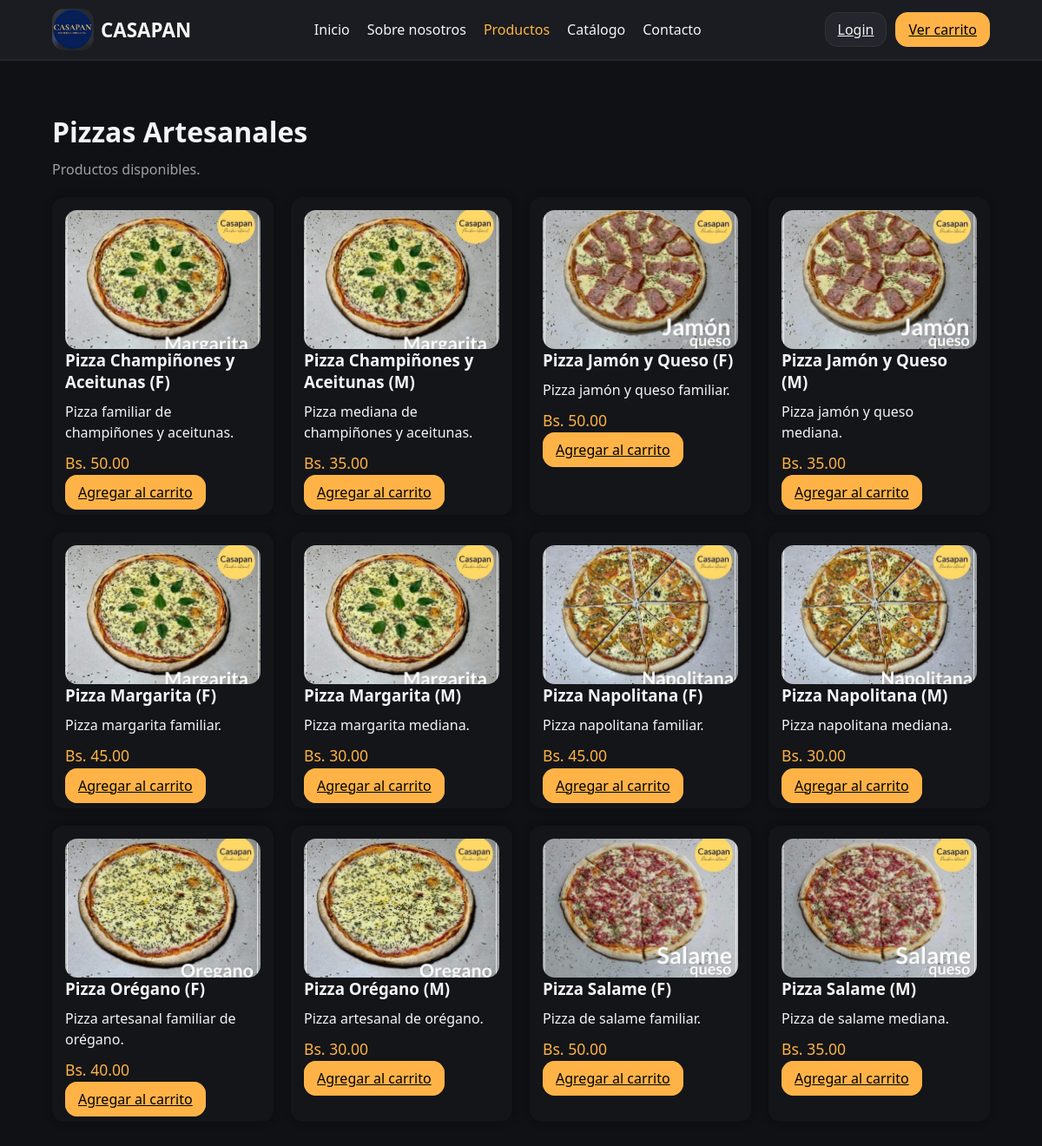
/productos-lista.php?id=3, run on the app's committed database.
### tables this page shows
CREATE TABLE `categorias` (
  `id_categoria` int(11) NOT NULL,
  `nombre_categoria` varchar(100) NOT NULL,
  `imagen` varchar(255) DEFAULT NULL
);

CREATE TABLE `productos` (
  `id_producto` int(11) NOT NULL,
  `nombre` varchar(150) NOT NULL,
  `descripcion` text DEFAULT NULL,
  `precio` decimal(10,2) NOT NULL,
  `imagen` varchar(255) DEFAULT NULL,
  `id_categoria` int(11) NOT NULL,
  `estado` tinyint(1) DEFAULT 1
);

### productos-lista.php (the view, shortened to what this page needs)
<?php
include("config/conexion.php");
$idCategoria =
isset($_GET["id"])
? (int)$_GET["id"]
: 0;
$nombreCategoria = "";
$productos = [];
if ($idCategoria > 0)
{
    $sqlCategoria = "
    SELECT nombre_categoria
    FROM categorias
    WHERE id_categoria = ?
    ";
    $stmtCategoria =
    mysqli_prepare(
        $conexion,
        $sqlCategoria
    );
    mysqli_stmt_bind_param(
        $stmtCategoria,
        "i",
        $idCategoria
    );
    mysqli_stmt_execute(
        $stmtCategoria
    );
    $resultadoCategoria =
    mysqli_stmt_get_result(
        $stmtCategoria
    );
    if (
        $categoria =
        mysqli_fetch_assoc(
            $resultadoCategoria
        )
    )
    {
        $nombreCategoria =
        $categoria["nombre_categoria"];
    }
    $sql = "
    SELECT *
    FROM productos
    WHERE id_categoria = ?
    AND estado = 1
    ORDER BY nombre
    ";
    $stmt =
    mysqli_prepare(
        $conexion,
        $sql
    );
    mysqli_stmt_bind_param(
        $stmt,
        "i",
        $idCategoria
    );
    mysqli_stmt_execute(
        $stmt
    );
    $resultado =
    mysqli_stmt_get_result(
        $stmt
    );
    while (
        $fila =
        mysqli_fetch_assoc(
            $resultado
        )
    )
    {
        $productos[] = $fila;
    }
}
?>
<!doctype html>
<html lang="es">
<head>
<link
rel="stylesheet"
href="css/styles.css">
</head>
<body>
<header class="site-header">
<nav class="navbar">
<a href="index.php" class="brand">
<img
src="assets/logo-casapan.jpg"
alt="CASAPAN">
<span>CASAPAN</span>
</a>
<ul class="nav-links">
<li><a href="index.php">Inicio</a></li>
<li><a href="about.php">Sobre nosotros</a></li>
<li><a href="productos.php" class="active">Productos</a></li>
<li><a href="catalogo.php">Catálogo</a></li>
<li><a href="contacto.php">Contacto</a></li>
</ul>
<div class="nav-actions">
<?php
if (isset($_SESSION["id_usuario"]))
{
?>
<span>
Hola,
<?php echo $_SESSION["nombre"]; ?>
</span>
<a
href="auth/logout.php"
class="btn">
Salir </a>
<?php
}
else
{
?>
<a
href="auth/login.php"
class="btn">
Login </a>
<?php
}
?>
<a
href="carrito/carrito.php"
class="btn btn-primary">
Ver carrito </a>
</div>
</nav>
</header>
<main>
<h1>
<?php echo $nombreCategoria; ?>
</h1>
<p style="color:var(--muted)">
Productos disponibles.
</p>
<?php if(count($productos)==0){ ?>
<p>No hay productos disponibles.</p>
<?php } else { ?>
<div class="cards">
<?php foreach($productos as $producto){ ?>
<div class="card">
<img
src="assets/productos/<?php echo $producto["imagen"]; ?>"
alt="<?php echo $producto["nombre"]; ?>">
<h3>
<?php echo $producto["nombre"]; ?>
</h3>
<p>
<?php echo $producto["descripcion"]; ?>
</p>
<p class="price">
Bs. <?php echo number_format($producto["precio"],2); ?>
</p>
<a
href="carrito/agregar_carrito.php?id=<?php echo $producto["id_producto"]; ?>"
class="btn btn-primary">
Agregar al carrito
</a>
</div>
<?php } ?>
</div>
<?php } ?>
</main>
</body>
</html>

### css/styles.css (style rules this page uses)
* { margin: 0; padding: 0; box-sizing: border-box; }
html, body { width: 100%; min-height: 100%; background: var(--bg); color: var(--text); font-family: 'Segoe UI', sans-serif; overflow-x: hidden; }
img { max-width: 100%; display: block; }
:root { --bg: #0f1115; --card: #141518; --text: #f4f4f6; --muted: #9aa0a6; --primary: #ffb347; --radius: 14px; --transition: 0.25s ease; }
main { width: 100%; padding: 40px 5%; }
h1, h2, h3, h4 { margin-bottom: 10px; }
p { margin-bottom: 10px; line-height: 1.5; }
.site-header { width: 100%; background: #1a1c21; padding: 10px 0; margin-bottom: 20px; border-bottom: 2px solid #24262d; }
.navbar { width: 100%; padding: 0 5%; display: flex; align-items: center; justify-content: space-between; }
.brand { display: flex; align-items: center; gap: 8px; color: var(--text); font-size: 1.4rem; font-weight: 700; text-decoration: none; }
.brand img { width: 48px; height: 48px; border-radius: var(--radius); object-fit: cover; }
.nav-links { list-style: none; display: flex; gap: 20px; }
.nav-links a { color: var(--text); text-decoration: none; transition: var(--transition); }
.nav-links a:hover, .nav-links .active { color: var(--primary); }
.nav-actions { display: flex; gap: 10px; }
.btn { padding: 8px 14px; border-radius: var(--radius); border: 1px solid #333; background: #24262d; color: var(--text); cursor: pointer; transition: var(--transition); }
.btn-primary { background: var(--primary); border-color: var(--primary); color: #000; }
.cards { display: grid; grid-template-columns: repeat(auto-fill, minmax(250px, 1fr)); gap: 20px; width: 100%; margin-top: 20px; }
.card, .category-card { background: var(--card); padding: 15px; border-radius: var(--radius); transition: var(--transition); text-decoration: none; color: var(--text); }
.card img, .category-card img { width: 100%; height: 160px; object-fit: cover; border-radius: var(--radius); }
.price { font-size: 1.1rem; color: var(--primary); }
.card { box-shadow:0 0 10px rgba(0,0,0,.3); }
main { max-width:1200px; margin:auto; }

### data on the page
categorias: nombre_categoria "Pizzas Artesanales"
productos: imagen (picture), nombre "Pizza Champiñones y Aceitunas (F)", descripcion "Pizza familiar de champiñones y aceitunas.", precio "50.00"
productos: imagen (picture), nombre "Pizza Champiñones y Aceitunas (M)", descripcion "Pizza mediana de champiñones y aceitunas.", precio "35.00"
productos: imagen (picture), nombre "Pizza Jamón y Queso (F)", descripcion "Pizza jamón y queso familiar.", precio "50.00"
productos: imagen (picture), nombre "Pizza Jamón y Queso (M)", descripcion "Pizza jamón y queso mediana.", precio "35.00"
productos: imagen (picture), nombre "Pizza Margarita (F)", descripcion "Pizza margarita familiar.", precio "45.00"
productos: imagen (picture), nombre "Pizza Margarita (M)", descripcion "Pizza margarita mediana.", precio "30.00"
productos: imagen (picture), nombre "Pizza Napolitana (F)", descripcion "Pizza napolitana familiar.", precio "45.00"
productos: imagen (picture), nombre "Pizza Napolitana (M)", descripcion "Pizza napolitana mediana.", precio "30.00"
productos: imagen (picture), nombre "Pizza Orégano (F)", descripcion "Pizza artesanal familiar de orégano.", precio "40.00"
productos: imagen (picture), nombre "Pizza Orégano (M)", descripcion "Pizza artesanal de orégano.", precio "30.00"
productos: imagen (picture), nombre "Pizza Salame (F)", descripcion "Pizza de salame familiar.", precio "50.00"
productos: imagen (picture), nombre "Pizza Salame (M)", descripcion "Pizza de salame mediana.", precio "35.00"
